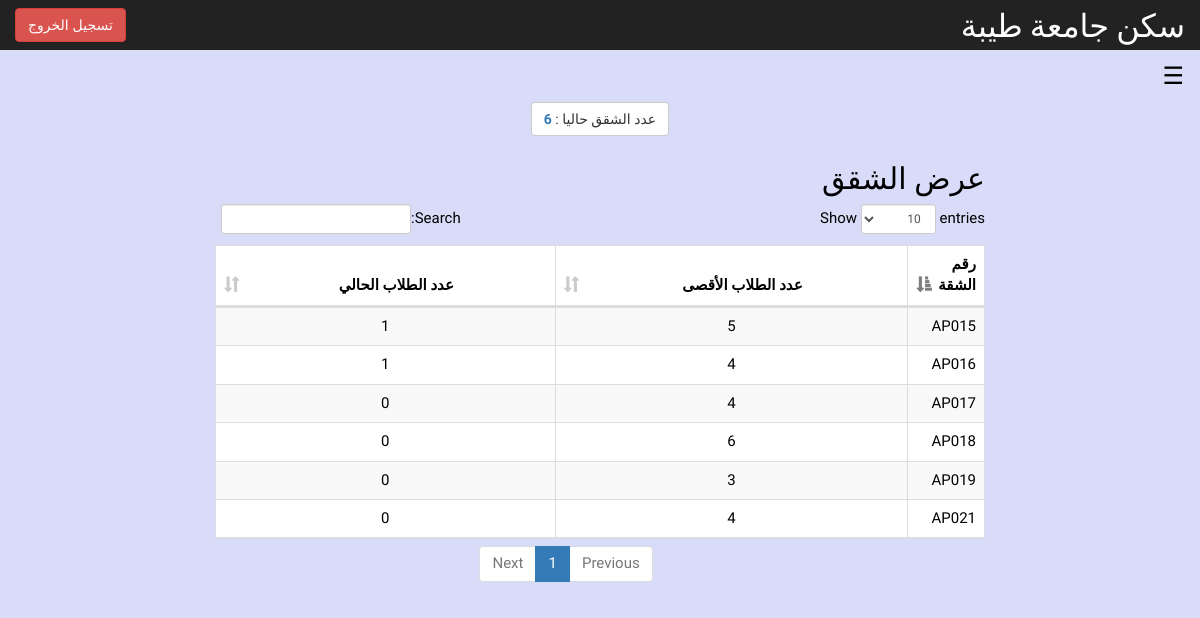
Screenshot of /studenthousing/manager/show-apartment.php (signed in) with the database file from the repository.
### tables this page shows
CREATE TABLE `apartment` (
  `apartment_id` char(5) NOT NULL,
  `current_number_of_students` int(11) NOT NULL,
  `max_number_of_students` int(11) NOT NULL,
  `apartment_info` varchar(350) DEFAULT NULL
);

### studenthousing/manager/show-apartment.php (the view, shortened to what this page needs)
<?php
require_once('../db.php');
	$countApprts = mysqli_query($conn, "SELECT * FROM apartment");
?>
<!DOCTYPE html>
<html>
    <head>
              <link rel="stylesheet" href="css/bootstrap.css">
              <link rel="stylesheet" href="css/bootstrap-rtl.css">
              <link rel="stylesheet" href="css/dataTables.bootstrap.min.css">
              <link rel="stylesheet" type="text/css" href="css/show-apartment.css">
              <link rel="stylesheet" href="css/w4.css">
              <link rel="stylesheet" href="css/dashboard.css">
    </head>
    <body style="background-color:#D8DCF8">
               <nav class="navbar navbar-inverse navbar-fixed-top">
            <div class="container-fluid">
                <div class="navbar-header">
                    <a class="navbar-brand" href="#" > <font size="6" face="cairo" color="white">سكن جامعة طيبة</font></a>
                </div>
                <div id="navbar" class="navbar-collapse collapse">
                    <form action="../managerLogin/logout.php" method="post" class="navbar-form navbar-right">
                        <input type="submit" class="btn btn-danger" value="تسجيل الخروج" />
                    </form>
                </div>
            </div>
        </nav>
<font face="Changa">
<div class="icon-bar w3-teal">
    <button class=" w3-button w3-teal w3-xlarge w3-right " onclick="openRightMenu()" style="color: #000000!important;">&#9776;</button>
    <div class="w3-container" style="background-color:#D8DCF8">
                <div class="col-sm-9 col-sm-offset-3 col-md-8 col-md-offset-2 ">
                  <center><div class="btn btn-default " style="margin-bottom:15px;">عدد الشقق حاليا : <strong class="text-primary"><?php echo mysqli_num_rows($countApprts); ?></strong></div></center>
                    <h2>عرض الشقق</h2>
								<table id="zctb" class="display dataTable table table-striped table-bordered table-hover" cellspacing="0" width="100%" style="background-color:#fff;">
                                    <thead>
                                        <tr>
                                            <th style="width:25px; text-align:right !important;">رقم الشقة</th>
                                            <th style=" text-align:center !important;">عدد الطلاب الأقصى</th>
                                            <th style="text-align:center !important;">عدد الطلاب الحالي</th>
                                        </tr>
                                    </thead>
                                    <tbody>
                        <?php
					  		if(mysqli_num_rows($countApprts) != 0){
								while($row = mysqli_fetch_array($countApprts)){
						?>
                                        <tr>
                                            <td style=" text-align:right !important;"><?=$row['apartment_id'];?></td>
                                            <td style=" text-align:center !important;"><?=$row['max_number_of_students'];?></td>
                                            <td style=" text-align:center !important;"><?=$row['current_number_of_students'];?></td>
                                        </tr>
                            <?php
								}
							}else{
					    ?>
                                        <tr><td class="td2" colspan="3"><center>لا يوجد شقق حتى الأن</center></td></tr>
                        <?php } ?>
                                    </tbody>
                                </table>
                    </div>
                  </div>
                </div>
</font>
    </body>
</html>

### studenthousing/manager/css/show-apartment.css (style rules this page uses)
body { font-family: 'open sans'; overflow-x: hidden; }

### studenthousing/manager/css/w4.css (style rules this page uses)
*,*:before,*:after { box-sizing:inherit }
html { -ms-text-size-adjust:100%;-webkit-text-size-adjust:100% }
body { margin:0 }
article,aside,details,figcaption,figure,footer,header,main,menu,nav,section,summary { display:block }
a { background-color:transparent;-webkit-text-decoration-skip:objects }
button,input,select,textarea { font:inherit;margin:0 }
button,input { overflow:visible }
button,select { text-transform:none }
button,html [type=button],[type=reset],[type=submit] { -webkit-appearance:button }
html,body { font-family:Verdana,sans-serif;font-size:15px;line-height:1.5 }
html { overflow-x:hidden }
h2 { font-size:30px }
h1,h2,h3,h4,h5,h6 { font-family:"Segoe UI",Arial,sans-serif;font-weight:400;margin:10px 0 }
a { color:inherit }
.w3-btn,.w3-button { border:none;display:inline-block;outline:0;padding:8px 16px;vertical-align:middle;overflow:hidden;text-decoration:none;color:inherit;background-color:inherit;text-align:center;cursor:pointer;white-space:nowrap }
.w3-btn,.w3-button { -webkit-touch-callout:none;-webkit-user-select:none;-khtml-user-select:none;-moz-user-select:none;-ms-user-select:none;user-select:none }
.w3-container:after,.w3-container:before,.w3-panel:after,.w3-panel:before,.w3-row:after,.w3-row:before,.w3-row-padding:after,.w3-row-padding:before, .w3-cell-row:before,.w3-cell-row:after,.w3-clear:after,.w3-clear:before,.w3-bar:before,.w3-bar:after { content:"";display:table;clear:both }
.w3-container { padding:0px!important; }
.w3-xlarge { font-size:24px!important }
.w3-right { float:right!important }
.w3-teal,.w3-hover-teal:hover { color: #000000 !important;background-color: rgba(8, 32, 207, 0.16) !important }
.w3-button { background-color: transparent!important }
body { width: 100%!important; margin: 0%!important; }

### studenthousing/manager/css/dashboard.css (style rules this page uses)
body { padding-top: 50px; }
.navbar-fixed-top { border: 0; }
.navbar-brand { font-size: 28px; }

### rows the page displays
apartment: apartment_id "AP015", max_number_of_students "5", current_number_of_students "1"
apartment: apartment_id "AP016", max_number_of_students "4", current_number_of_students "1"
apartment: apartment_id "AP017", max_number_of_students "4", current_number_of_students "0"
apartment: apartment_id "AP018", max_number_of_students "6", current_number_of_students "0"
apartment: apartment_id "AP019", max_number_of_students "3", current_number_of_students "0"
apartment: apartment_id "AP021", max_number_of_students "4", current_number_of_students "0"

### other values shown
mysqli_num_rows($countApprts) "6"
